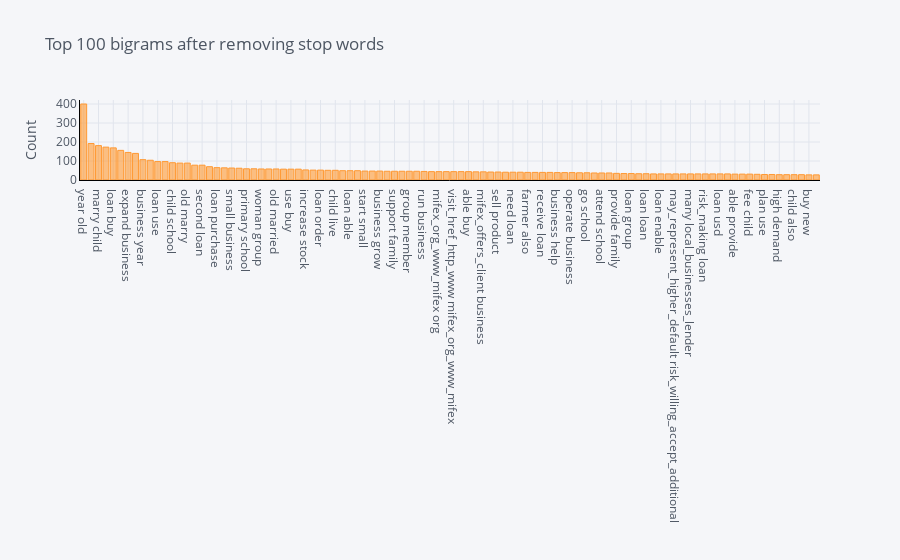

The code cell stored with this chart in its notebook:
### Code cell
plot_model(plot='bigram')

### Figure 1 — Plotly figure (JSON) as saved in the notebook; plotly's stock layout.template omitted (floating-point values rounded to 4 significant figures)
{"data": [{"marker": {"color": "rgba(255, 153, 51, 0.6)", "line": {"color": "rgba(255, 153, 51, 1.0)", "width": 1}}, "name": "count", "orientation": "v", "text": "", "type": "bar", "x": ["year old", "request loan", "marry child", "start business", "loan buy", "year ago", "expand business", "use loan", "business year", "school fee", "loan use", "first loan", "child school", "old child", "old marry", "business sell", "second loan", "work hard", "loan purchase", "hard work", "small business", "repay loan", "primary school", "mother child", "woman group", "pay school", "old married", "educate child", "use buy", "business able", "increase stock", "increase income", "loan order", "secondary school", "child live", "married child", "loan able", "husband work", "start small", "last year", "business grow", "business training_educational_programs_information", "support family", "training_educational_programs_information microfinance_ecuador_services_please", "group member", "apply loan", "run business", "microfinance_ecuador_services_please visit_href_http_www", "mifex_org_www_mifex org", "start sell", "visit_href_http_www mifex_org_www_mifex", "help business", "able buy", "husband child", "mifex_offers_client business", "also sell", "sell product", "high school", "need loan", "sell clothing", "farmer also", "child age", "receive loan", "give loan", "business help", "child child", "operate business", "begin business", "go school", "loan help", "attend school", "loan intend", "provide family", "year experience", "loan group", "loan invest", "loan loan", "person group", "loan enable", "risk_willing_accept_additional risk_making", "may_represent_higher_default risk_willing_accept_additional", "pay loan", "many local_businesses_lender", "loan may_represent_higher_default", "risk_making loan", "local_businesses_lender loan", "loan usd", "communities_remains_unsettled_affecte many", "able provide", "child primary", "fee child", "loan month", "plan use", "run small", "high demand", "grow business", "child also", "live husband", "buy new", "loan together"], "y": [400, 192, 181, 173, 169, 156, 145, 140, 107, 104, 97, 97, 91, 89, 89, 78, 78, 70, 65, 64, 63, 62, 59, 59, 58, 58, 58, 57, 57, 57, 53, 52, 52, 51, 51, 49, 49, 49, 47, 47, 47, 46, 46, 46, 46, 46, 45, 44, 44, 44, 44, 44, 44, 43, 43, 42, 42, 41, 41, 41, 40, 40, 40, 40, 39, 39, 39, 38, 38, 37, 37, 37, 35, 34, 34, 33, 33, 32, 32, 32, 32, 32, 32, 32, 32, 32, 32, 32, 31, 31, 31, 30, 29, 29, 28, 28, 28, 28, 27, 27]}], "layout": {"legend": {"bgcolor": "#F5F6F9", "font": {"color": "#4D5663"}}, "paper_bgcolor": "#F5F6F9", "plot_bgcolor": "#F5F6F9", "title": {"font": {"color": "#4D5663"}, "text": "Top 100 bigrams after removing stop words"}, "xaxis": {"gridcolor": "#E1E5ED", "linecolor": "black", "showgrid": true, "tickfont": {"color": "#4D5663"}, "title": {"font": {"color": "#4D5663"}, "text": ""}, "zerolinecolor": "#E1E5ED"}, "yaxis": {"gridcolor": "#E1E5ED", "linecolor": "black", "showgrid": true, "tickfont": {"color": "#4D5663"}, "title": {"font": {"color": "#4D5663"}, "text": "Count"}, "zerolinecolor": "#E1E5ED"}}}
